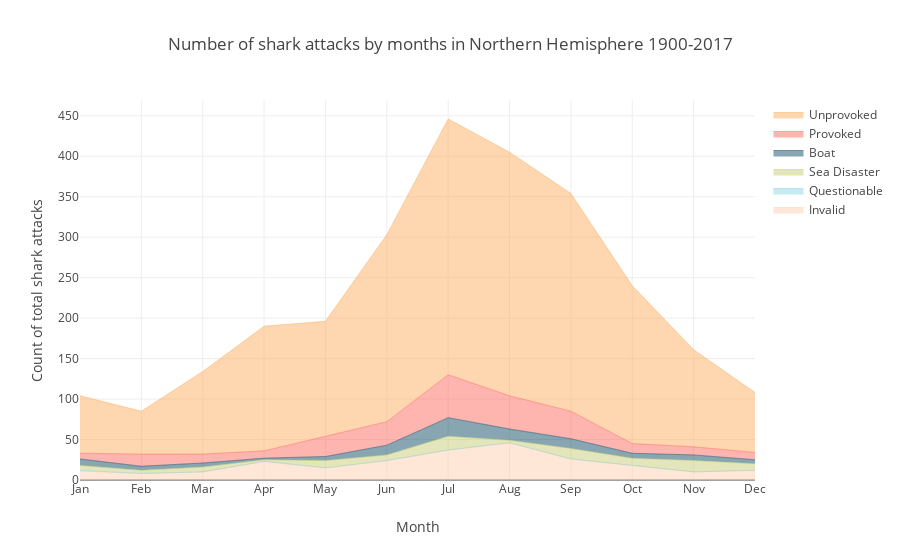

Notebook source saved alongside this figure:
### Code cell
trace0 = dict(
    x=months,
    y=invalid_n,
    hoverinfo='x+y',
    mode='lines',
    line=dict(width=0.5), marker = dict(color = pink),
    stackgroup='one', name = 'Invalid'
)
trace1 = dict(
    x=months,
    y=questionable_n,
    hoverinfo='x+y',
    mode='lines',
    line=dict(width=0.5),marker = dict(color = light_blue),
    stackgroup='one', name="Questionable"
)
trace2 = dict(
    x=months,
    y=sea_disaster_n,
    hoverinfo='x+y',
    mode='lines',
    line=dict(width=0.5),marker = dict(color = green),
              
    stackgroup='one', name='Sea Disaster'
)
trace3 = dict(
    x=months,
    y=boat_n,
    hoverinfo='x+y',
    mode='lines',
    line=dict(width=0.5),marker = dict(color = dark_blue),
              
    stackgroup='one', name='Boat'
)
trace4 = dict(
    x=months,
    y=provoked_n,
    hoverinfo='x+y',
    mode='lines',
    line=dict(width=0.5), marker = dict(color = red),
             
    stackgroup='one', name='Provoked'
)
trace5 = dict(
    x=months,
    y=unprovoked_n,
    hoverinfo='x+y',
    mode='lines',
    line=dict(width=0.5), marker = dict(color = orange),
              
    stackgroup='one', name='Unprovoked'
)
data = [trace0, trace1, trace2, trace3, trace4, trace5]

layout = go.Layout(barmode='overlay',
        xaxis=dict(title='Month'),
                   
    title='Number of shark attacks by months in Northern Hemisphere 1900-2017',
    yaxis=dict(
        title='Count of total shark attacks'
    ),
    bargap=0.1
)

fig = go.Figure(data=data, layout=layout)
iplot(fig, filename = "Sharks stacked")

### Figure 1 — Plotly figure (JSON) as saved in the notebook; plotly's stock layout.template omitted (floating-point values rounded to 4 significant figures)
{"data": [{"hoverinfo": "x+y", "line": {"width": 0.5}, "marker": {"color": "rgb(254, 207, 173)"}, "mode": "lines", "name": "Invalid", "stackgroup": "one", "type": "scatter", "uid": "116e9000-691e-4680-a018-e368457ed9f7", "x": ["Jan", "Feb", "Mar", "Apr", "May", "Jun", "Jul", "Aug", "Sep", "Oct", "Nov", "Dec"], "y": [11, 8, 10, 23, 15, 24, 37, 46, 26, 18, 10, 12]}, {"hoverinfo": "x+y", "line": {"width": 0.5}, "marker": {"color": "rgb(142, 212, 229)"}, "mode": "lines", "name": "Questionable", "stackgroup": "one", "type": "scatter", "uid": "268a2bc5-d10d-4e8b-a4dc-363deab2df5f", "x": ["Jan", "Feb", "Mar", "Apr", "May", "Jun", "Jul", "Aug", "Sep", "Oct", "Nov", "Dec"], "y": [1]}, {"hoverinfo": "x+y", "line": {"width": 0.5}, "marker": {"color": "rgb(199, 204, 118)"}, "mode": "lines", "name": "Sea Disaster", "stackgroup": "one", "type": "scatter", "uid": "555c0776-fe31-4274-bd93-da21cfd7658a", "x": ["Jan", "Feb", "Mar", "Apr", "May", "Jun", "Jul", "Aug", "Sep", "Oct", "Nov", "Dec"], "y": [6, 4, 6, 2, 9, 7, 17, 3, 13, 9, 14, 8]}, {"hoverinfo": "x+y", "line": {"width": 0.5}, "marker": {"color": "rgb(19, 77, 102)"}, "mode": "lines", "name": "Boat", "stackgroup": "one", "type": "scatter", "uid": "3dd87e48-57bb-44a9-b608-d5177c0c9138", "x": ["Jan", "Feb", "Mar", "Apr", "May", "Jun", "Jul", "Aug", "Sep", "Oct", "Nov", "Dec"], "y": [8, 5, 5, 2, 5, 12, 23, 14, 12, 6, 7, 5]}, {"hoverinfo": "x+y", "line": {"width": 0.5}, "marker": {"color": "rgb(253, 107, 97)"}, "mode": "lines", "name": "Provoked", "stackgroup": "one", "type": "scatter", "uid": "181b3768-38b8-40a3-8221-fca4e866e808", "x": ["Jan", "Feb", "Mar", "Apr", "May", "Jun", "Jul", "Aug", "Sep", "Oct", "Nov", "Dec"], "y": [7, 15, 11, 9, 25, 29, 53, 41, 34, 12, 10, 9]}, {"hoverinfo": "x+y", "line": {"width": 0.5}, "marker": {"color": "rgb(253, 174, 97)"}, "mode": "lines", "name": "Unprovoked", "stackgroup": "one", "type": "scatter", "uid": "78dd8a64-9348-46dd-a786-3e8b43c172b6", "x": ["Jan", "Feb", "Mar", "Apr", "May", "Jun", "Jul", "Aug", "Sep", "Oct", "Nov", "Dec"], "y": [71, 53, 102, 154, 142, 231, 316, 301, 269, 195, 120, 74]}], "layout": {"bargap": 0.1, "barmode": "overlay", "title": {"text": "Number of shark attacks by months in Northern Hemisphere 1900-2017"}, "xaxis": {"title": {"text": "Month"}}, "yaxis": {"title": {"text": "Count of total shark attacks"}}}}
